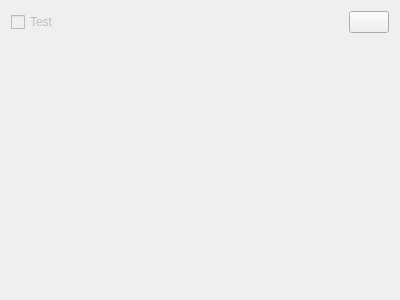
<?xml version="1.0" encoding="UTF-8"?>
<ui version="4.0">
 <class>MainWindow</class>
 <widget class="QMainWindow" name="MainWindow">
  <property name="geometry">
   <rect>
    <x>0</x>
    <y>0</y>
    <width>400</width>
    <height>300</height>
   </rect>
  </property>
  <property name="windowTitle">
   <string>MainWindow</string>
  </property>
  <widget class="QWidget" name="centralWidget">
   <layout class="QVBoxLayout" name="verticalLayout">
    <item>
     <layout class="QHBoxLayout" name="horizontalLayout">
      <item>
       <widget class="QCheckBox" name="showAction">
        <property name="enabled">
         <bool>false</bool>
        </property>
        <property name="text">
         <string>Test</string>
        </property>
       </widget>
      </item>
      <item>
       <spacer name="horizontalSpacer">
        <property name="orientation">
         <enum>Qt::Horizontal</enum>
        </property>
        <property name="sizeHint" stdset="0">
         <size>
          <width>40</width>
          <height>20</height>
         </size>
        </property>
       </spacer>
      </item>
      <item>
       <widget class="ShortcutSelector" name="changeShortcut">
        <property name="text">
         <string/>
        </property>
       </widget>
      </item>
     </layout>
    </item>
    <item>
     <spacer name="verticalSpacer">
      <property name="orientation">
       <enum>Qt::Vertical</enum>
      </property>
      <property name="sizeHint" stdset="0">
       <size>
        <width>20</width>
        <height>40</height>
       </size>
      </property>
     </spacer>
    </item>
   </layout>
  </widget>
 </widget>
 <layoutdefault spacing="6" margin="11"/>
 <customwidgets>
  <customwidget>
   <class>ShortcutSelector</class>
   <extends>QPushButton</extends>
   <header>shortcut_selector.hpp</header>
  </customwidget>
 </customwidgets>
 <resources/>
 <connections/>
</ui>
